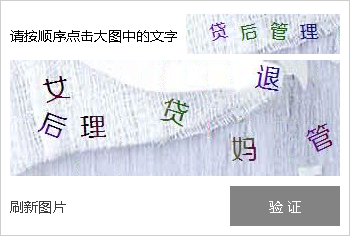
#> input picture Python-projects/verifycode/img/origin/009.bmp, 350 x 236 px
$ python image_dbscan.py   (older library calls are emulated)
#> lines starting #> are read from the running program, lines starting #| are printed output that depends on the picture; after the words box and inside, x2 and y2 are one past the last pixel; in counts of white or black regions, pixels touching at a corner belong together
#> in main, image is the input picture: shape (236, 350, 3); mean B, G, R 230.2, 224.1, 222.2
import time

import cv2
import matplotlib.pyplot as plt
import numpy as np
import verifycode.ege_detection
from sklearn.cluster import DBSCAN
from sklearn.preprocessing import StandardScaler

__commands__ = {1: 'template match', 2: 'feature match', 3: 'maching learning'}

# %matplotlib inline

# [16 lines left out: functions random_color, make_points, not called in this run]


def image_is_51_verifycode(image):
    shape = image.shape
#> shape = (236, 350, 3)
    return False if (shape[0] != 236 or shape[1] != 350) else True


# [60 lines left out: functions image51_split, image51_pre_solve, filter_image, filter_cluster, not called in this run]


# [34 lines of commented-out code are left out]

def do_feather_match(imgs, tmplates):
    return


# [23 lines left out: functions get_gray, get_sift, not called in this run]


def opencv_sift_match(img1, img2):
    kp1, des1 = get_sift(img1)
    kp2, des2 = get_sift(img2)


# [252 lines left out: functions do_templagte_match, filter_matches, explore_match, get_most_match_image, get_shape_match_rate, get_most_matched_shape and 2 more, not called in this run]


if __name__ == '__main__':
    start = time.clock()
    main()
#> in main, `origin_templates, origin_target = image51_split(image)`:
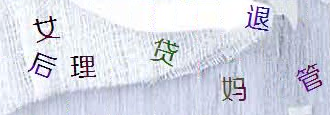
#> origin_target: shape (115, 330, 3); mean B, G, R 227.8, 216.1, 213
#> in main, `origin_templates, origin_target = image51_split(image)`: origin_templates = 4 items
#> after the loop in filter_image, `for row in range(rows):`:
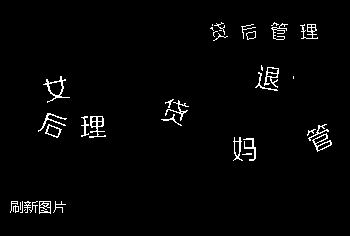
#> image_gray: shape (236, 350); 2.3% white in thin lines or dots, all inside (x1, y1, x2, y2) = (10, 22, 332, 214)
#> in main, `gray_templates, gray_target = image51_split(gray)`:
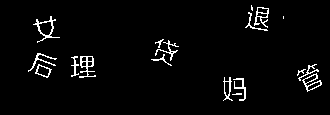
#> gray_target: shape (115, 330); 3.3% white in thin lines or dots, all inside (x1, y1, x2, y2) = (28, 5, 322, 101)
#> in main, `points = make_points(gray_target)`: points = 1257 pairs, first value 5 to 100, second value 28 to 321
#> in main, `samples = StandardScaler().fit_transform(points)`: samples = 1257 pairs, first value -2.14 to 1.73, second value -1.39 to 1.53
#> in main, `labels = db.labels_`: labels = 1257 values, max 6 at index 964, min -1 at index 78, mean 3.12
#> in main, `unique_labels = set(labels)`: unique_labels = 8 items
#> in main, `n_clusters_ = len(set(labels)) - (1 if -1 in labels else 0)`: n_clusters_ = 7
#> in filter_cluster, `unique_labels = set(labels)`: unique_labels = 8 items
#> in filter_cluster, `n_clusters_ = len(set(labels)) - (1 if -1 in labels else 0)`: n_clusters_ = 7
#> the loop in filter_cluster, `for k in unique_labels:` made 8 passes
#> after the loop in filter_cluster, `for k in unique_labels:`: cluster_boxs = [[[242, 2], [271, 33]], [[30, 13], [62, 45]], [[148, 36], [181, 68]], [[25, 50], [59, 80]], [[68, 53], [98, 80]], [[294, 61], [324, 94]], [[220, 74], [248, 103]]]; used_clusters = [0, 1, 2, 3, 4, 5, 6]
#> in main, `colors = plt.cm.Spectral(np.linspace(0, 1, len(unique_labels)))`: colors = [[0.62, 0.00392, 0.259, 1], [0.885, 0.319, 0.29, 1], [0.987, 0.647, 0.364, 1], [0.997, 0.912, 0.601, 1], [0.929, 0.972, 0.638, 1], [0.633, 0.852, 0.644, 1], [0.28, 0.627, 0.702, 1], [0.369, 0.31, 0.635, 1]]
#> the loop in main, `for k, c in zip(unique_labels, colors):` made 8 passes
#> in main, `plt.show()`:
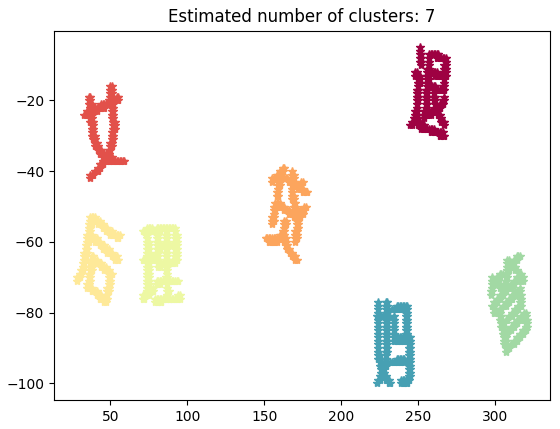
#> figure drawn by matplotlib, 1 panel
#> the loop in main, `for box in cluster_boxs:` made 7 passes
#> pass 1, in main, `tmp_image = gray_target[box[0][1]:box[1][1], box[0][0]:box[1][0]]`:
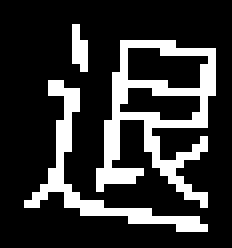
#> tmp_image: shape (31, 29) (shown 8 times larger); 20.5% white in thin lines or dots, all inside (x1, y1, x2, y2) = (3, 3, 27, 29)
#> pass 3, in main, `tmp_image = gray_target[box[0][1]:box[1][1], box[0][0]:box[1][0]]`:
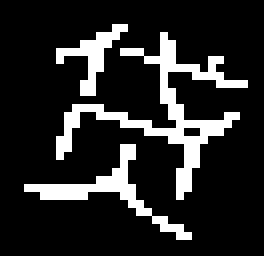
#> tmp_image: shape (32, 33) (shown 8 times larger); 15.5% white in thin lines or dots, all inside (x1, y1, x2, y2) = (3, 3, 31, 30)
#> after the loop in main, `for box in cluster_boxs:`: subimage_info_arr = 7 items
#> the loop in main, `for template in gray_templates:` made 1 pass
#> pass 1, in get_sift, `gray = get_gray(img)`:
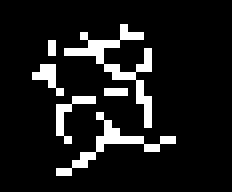
#> gray: shape (24, 29) (shown 8 times larger); 10.5% white in thin lines or dots, all inside (x1, y1, x2, y2) = (4, 3, 22, 22)
#> after the loop in main, `for template in gray_templates:`: matched_points = []
#> (the run stopped early here; a loop or call above may not have finished)
